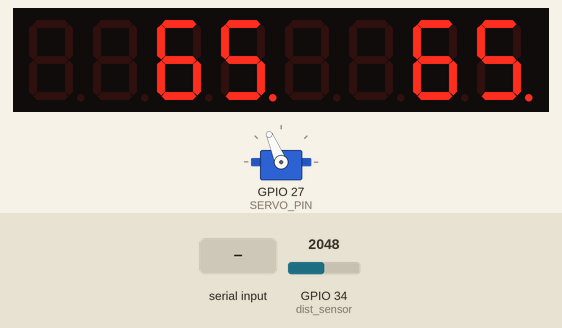
This program was run on a simulated ESP32. On the bench: 8-digit seven-segment display, servo. Wiring (inferred from the names in the program): 2 × MAX7219 LED driver: data GPIO 23; clock GPIO 18; CS GPIO 5. The test bench sets the inputs (shaded band); at power-on: GPIO 34 (dist_sensor) = 2048. Servo pulses on a pin are drawn as a servo (544–2400 µs = 0–180°); what the program prints to the serial monitor is not drawn.

Above: at 1.2 s.
1.3 s: GPIO 34 (dist_sensor) set to 2866
At 2.8 s:
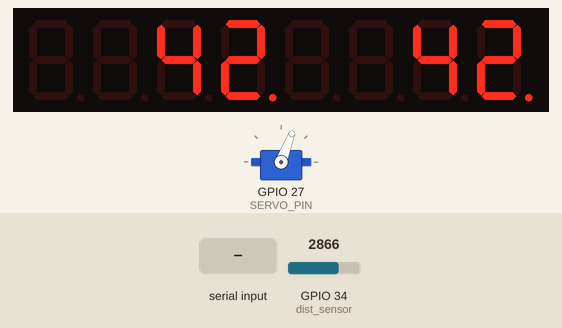
3.7 s: "set:1\n" received over Serial
At 5.2 s:
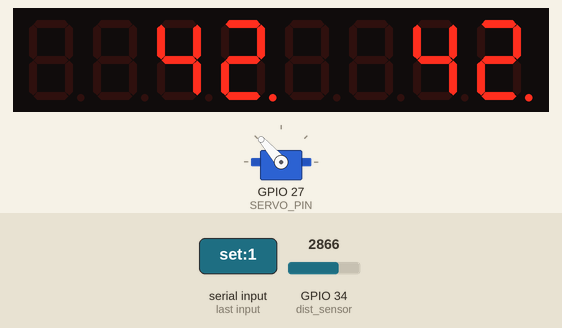
5.5 s: GPIO 34 (dist_sensor) set to 1228
At 6.1 s:
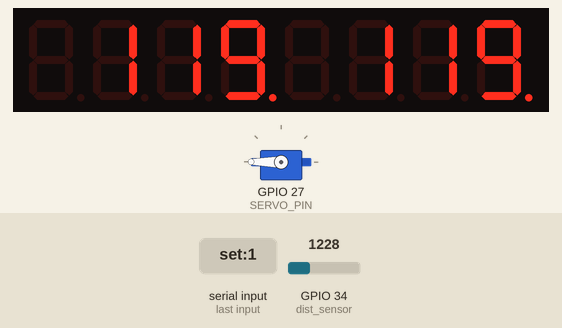
7.0 s: "set:150\n" received over Serial
At 8.2 s:
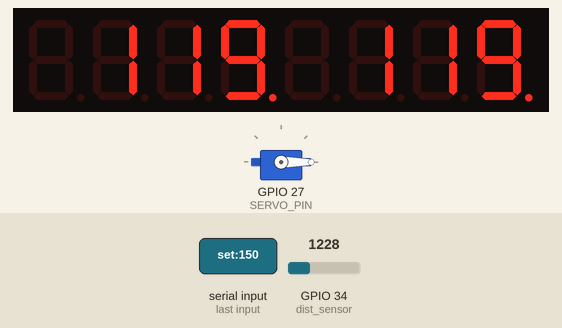
8.5 s: "setpoint:1\n" received over Serial
At 9.5 s:
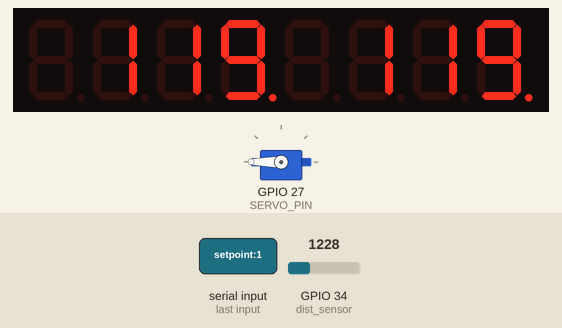
10.0 s: GPIO 34 (dist_sensor) set to 2047
At 10.9 s:
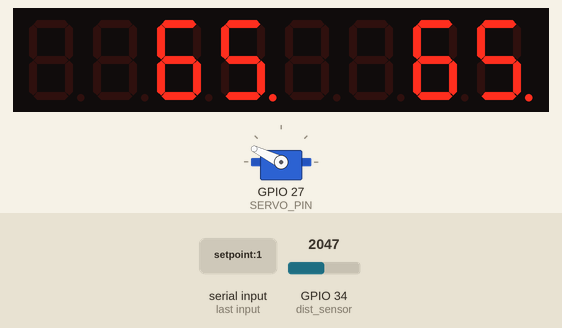
Timing chart, 0 to 12.5 s (numbered marks = the images above; inputs shaded):
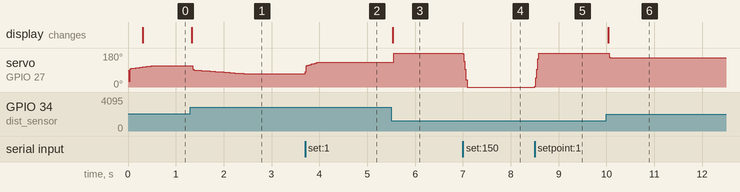

The program:

main.cpp
```cpp
#include <Arduino.h>

// ===== SERVO PWM SETUP (ESP32 LEDC) =====
const int SERVO_PIN = 27;          // GPIO 27 for servo signal
const int SERVO_CHANNEL = 0;       // PWM channel 0
const int SERVO_FREQ_HZ = 50;      // 50 Hz for servo
const int SERVO_RES_BITS = 16;     // 16-bit resolution

// ===== MAX7219 7-SEGMENT DISPLAY =====
const int MAX7219_DIN_PIN = 23;
const int MAX7219_CLK_PIN = 18;
const int MAX7219_CS_PIN = 5;

// ===== SENSOR SELECTION =====
// Uncomment one of the following to select sensor type:
// #define USE_HC_SR04        // HC-SR04 ultrasonic sensor
#define USE_ANALOG_SENSOR  // Original analog distance sensor on GPIO A1

#ifdef USE_HC_SR04
  const int TRIG_PIN = 25;   // GPIO 25 for HC-SR04 trigger
  const int ECHO_PIN = 33;   // GPIO 33 for HC-SR04 echo
#else
  #define dist_sensor 34    // Analog sensor on A1
#endif

bool initServoPwm()
{
  double actualFreq = ledcSetup(SERVO_CHANNEL, SERVO_FREQ_HZ, SERVO_RES_BITS);
  if (actualFreq <= 0) {
    return false;
  }
  ledcAttachPin(SERVO_PIN, SERVO_CHANNEL);
  return true;
}

void writeServoAngle(int angle)
{
  angle = constrain(angle, 0, 180);
  // For 50Hz: full period = 20000us
  // 0° = 500us (2.5%), 180° = 2400us (12%)
  int pulseUs = map(angle, 0, 180, 500, 2400);
  const uint32_t maxDuty = (1UL << SERVO_RES_BITS) - 1;
  uint32_t duty = (uint32_t)((pulseUs * maxDuty) / 20000UL);
  ledcWrite(SERVO_CHANNEL, duty);
}

void max7219Send(byte reg, byte data)
{
  digitalWrite(MAX7219_CS_PIN, LOW);

  for (int bit = 7; bit >= 0; bit--) {
    digitalWrite(MAX7219_CLK_PIN, LOW);
    digitalWrite(MAX7219_DIN_PIN, (reg >> bit) & 0x01);
    digitalWrite(MAX7219_CLK_PIN, HIGH);
  }

  for (int bit = 7; bit >= 0; bit--) {
    digitalWrite(MAX7219_CLK_PIN, LOW);
    digitalWrite(MAX7219_DIN_PIN, (data >> bit) & 0x01);
    digitalWrite(MAX7219_CLK_PIN, HIGH);
  }

  digitalWrite(MAX7219_CS_PIN, HIGH);
}

void initDisplay()
{
  pinMode(MAX7219_DIN_PIN, OUTPUT);
  pinMode(MAX7219_CLK_PIN, OUTPUT);
  pinMode(MAX7219_CS_PIN, OUTPUT);

  digitalWrite(MAX7219_CLK_PIN, HIGH);
  digitalWrite(MAX7219_CS_PIN, HIGH);

  max7219Send(0x0F, 0x00); // display test off
  max7219Send(0x09, 0x0F); // decode mode for all digits
  max7219Send(0x0B, 0x03); // scan digits 0..3
  max7219Send(0x0A, 0x08); // intensity
  max7219Send(0x0C, 0x01); // normal operation

  for (int digit = 1; digit <= 4; digit++) {
    max7219Send(digit, 0x0F); // blank
  }
}

void GP2Y0A41SK0F(double dist)
{
  if (dist < 0) {
    for (int digit = 1; digit <= 4; digit++) {
      max7219Send(digit, 0x0A); // dash
    }
    return;
  }

  int distTenth = (int)(dist * 10.0 + 0.5);
  int whole = distTenth / 10;
  int tenth = distTenth % 10;

  int digits[4] = {0x0F, 0x0F, 0x0F, 0x0F};
  digits[0] = tenth | 0x80; // decimal point after tenths digit

  for (int pos = 1; pos <= 3; pos++) {
    digits[pos] = whole % 10;
    whole /= 10;
    if (whole == 0 && pos < 3) {
      break;
    }
  }

  for (int digit = 1; digit <= 4; digit++) {
    max7219Send(digit, (byte)digits[digit - 1]);
  }
}

int potpin = A0;  // Potentiometer connected to A0

int val;          // Variable to store potentiometer value
unsigned long previousMillis = 0;
const long interval_write_servo = 5;  // Update every 15ms instead of delay(15)
#ifdef USE_HC_SR04
  const long RANGE_READ_INTERVAL_MS = 65; // HC-SR04 needs ~60ms between measurements
  unsigned long lastRangeReadMs = 0;
#endif
double prevError = 0;
double integral = 0;  // Accumulated error for integral term
double Kp = 10.0;
double Ki = 0.01;
double Kd = 2.0;
double distance;
double rawDistance;
double filteredDistance = -1.0;
double setpoint = 5.0;
double output;  // PID controller output
double error;   // Current error for display
int sensorRaw;
float voltage;
bool manualServoOverride = false;
int manualServoAngle = 90;
double filteredServoAngle = 90.0;
double lastPidOutput = 0.0;
double prevControlDistance = -1.0;
double filteredDerivative = 0.0;

// ===== timing =====
const unsigned long ADC_INTERVAL_US = 500;   // 2kHz
unsigned long lastAdcUs = 0;

// ===== sensor filtering =====
const int MEDIAN_SIZE = 50;
uint16_t adcBuffer[MEDIAN_SIZE];
int adcIndex = 0;
bool adcFilled = false;

const double DISTANCE_FILTER_ALPHA = 0.10;

const double PID_DERIVATIVE_ALPHA = 0.85;
const double PID_OUTPUT_ALPHA = 0.35;

const double PID_ERROR_DEADBAND_CM = 0.10;

const double SERVO_FILTER_ALPHA = 0.25;
const double SERVO_DEADBAND_DEG = 1.0;
const double SERVO_RATE_LIMIT_DEG = 3.0;
// Calibrated from user measurements:
// 5.4 cm printed -> 4.0 cm actual
// 11.3 cm printed -> 10.0 cm actual
const double DISTANCE_CAL_SCALE = 1.0169491525;
const double DISTANCE_CAL_OFFSET = -1.4915254237;

unsigned long loopCounter = 0;
unsigned long loopTimer = 0;
unsigned long savedCount = 0;
unsigned long adcCount = 0;
unsigned long controlCount = 0;
unsigned long savedAdcCount = 0;
unsigned long savedControlCount = 0;
unsigned long telemetryIntervalMs = 50;
unsigned long lastTelemetryMs = 0;

void setup()
{
  Serial.begin(115200);
  initDisplay();

#ifdef USE_ANALOG_SENSOR
  analogSetPinAttenuation(dist_sensor, ADC_11db);
#endif

  // Initialize servo PWM
  if (!initServoPwm()) {
    Serial.println("ERROR: Failed to initialize servo PWM!");
  }
  writeServoAngle(90);  // Center servo

  #ifdef USE_HC_SR04
    pinMode(TRIG_PIN, OUTPUT);
    pinMode(ECHO_PIN, INPUT);
    digitalWrite(TRIG_PIN, LOW);
    delayMicroseconds(2);
  #endif
}

#ifdef USE_HC_SR04
bool measureEchoPulseUs(unsigned long timeoutUs, unsigned long &pulseWidthUs)
{
  unsigned long startWait = micros();
  while (digitalRead(ECHO_PIN) == LOW) {
    if ((unsigned long)(micros() - startWait) > timeoutUs) {
      return false;
    }
  }

  unsigned long pulseStart = micros();
  while (digitalRead(ECHO_PIN) == HIGH) {
    if ((unsigned long)(micros() - pulseStart) > timeoutUs) {
      return false;
    }
  }

  pulseWidthUs = (unsigned long)(micros() - pulseStart);
  return true;
}

double readHC_SR04() {
  // Send 10us trigger pulse
  digitalWrite(TRIG_PIN, LOW);
  delayMicroseconds(2);
  digitalWrite(TRIG_PIN, HIGH);
  delayMicroseconds(5);
  digitalWrite(TRIG_PIN, LOW);

  // Measure pulse duration on echo pin
  unsigned long pulseWidthUs = 0;
  if (measureEchoPulseUs(50000, pulseWidthUs)) {
    // distance(cm) = (time_us * speed_of_sound_cm_per_us) / 2
    double dist = (pulseWidthUs * 0.0343) / 2.0;
    if (dist >= 2.0 && dist <= 400.0) {
      return dist;
    }
  }
  return -1.0;  // No valid echo
}
#endif
uint16_t median9(uint16_t* arr)
{
  uint16_t temp[MEDIAN_SIZE];

  for (int i = 0; i < MEDIAN_SIZE; i++)
    temp[i] = arr[i];

  for (int i = 0; i < MEDIAN_SIZE - 1; i++)
  {
    for (int j = i + 1; j < MEDIAN_SIZE; j++)
    {
      if (temp[j] < temp[i])
      {
        uint16_t t = temp[i];
        temp[i] = temp[j];
        temp[j] = t;
      }
    }
  }

  return temp[MEDIAN_SIZE / 2];
}
void leesSensorEnPot()
{
  #ifdef USE_HC_SR04
    // Read distance from HC-SR04 no faster than sensor can handle
    if (millis() - lastRangeReadMs >= RANGE_READ_INTERVAL_MS) {
      lastRangeReadMs = millis();
      distance = readHC_SR04();
    }

    if (distance > 0 && distance <= 30) {
      // Serial.print("Distance: ");
      // Serial.print(distance);
      // Serial.println(" cm (HC-SR04)");
    } else if (distance > 30) {
      // Serial.println("Out of range (HC-SR04)");
    } else {
      // Serial.println("HC-SR04 no echo");
    }
  #else
    // sample ADC continuously at 2kHz
    // if (micros() - lastAdcUs >= ADC_INTERVAL_US)
    // {
      lastAdcUs = micros();

      adcBuffer[adcIndex] =
          analogRead(dist_sensor);
      adcCount++;

      adcIndex++;
      if (adcIndex >= MEDIAN_SIZE)
      {
        adcIndex = 0;
        adcFilled = true;
      }
    // }

    // only update measurement once enough samples
    if (!adcFilled)
      return;

    // median kills spikes
    sensorRaw =
        median9(adcBuffer);

    // use ESP32 calibrated ADC
    voltage =
        sensorRaw * 3.3 / 4095.0;

    if (voltage > 0.10)
    {
      rawDistance =
          13.0 / voltage;

      distance =
          DISTANCE_CAL_SCALE * rawDistance +
          DISTANCE_CAL_OFFSET;

      distance =
          constrain(distance, 4.0, 30.0);

      if (filteredDistance < 0)
      {
        filteredDistance = distance;
      }
      else
      {
        filteredDistance =
            DISTANCE_FILTER_ALPHA * distance +
            (1.0 - DISTANCE_FILTER_ALPHA) *
            filteredDistance;
      }
    }

    GP2Y0A41SK0F(distance);
    if (distance <= 30) {
      // Serial.print("Distance: ");
      // Serial.print(distance);
      // Serial.println(" cm");
    } else {
      Serial.println("Out of range");
    }
  #endif

  // setpoint = analogRead(potpin);
  // setpoint = map(setpoint, 0, 1023, 4, 30);
}

double PD_regelaar()
{
  // Bereken fout
  double controlDistance = (filteredDistance >= 0) ? filteredDistance : distance;
  if (controlDistance < 0) {
    return lastPidOutput;
  }

  if (prevControlDistance < 0) {
    prevControlDistance = controlDistance;
  }

  error = setpoint - controlDistance;
  if (fabs(error) < PID_ERROR_DEADBAND_CM) {
    error = 0.0;
  }

  // Differentiate the measured distance instead of the error to avoid setpoint kick.
  double measurementDelta = controlDistance - prevControlDistance;
  prevControlDistance = controlDistance;

  const double dt = 0.015;
  double derivative =
      -measurementDelta / dt;
  // double derivative = -measurementDelta;
  filteredDerivative = PID_DERIVATIVE_ALPHA * filteredDerivative + (1.0 - PID_DERIVATIVE_ALPHA) * derivative;

  integral += error;  // Accumulate error for integral term

  // Limit integral windup
  integral = constrain(integral, -1000, 1000);
  // Ki = 0;
  prevError = error;

  // PID uitgang
  double rawOutput = Kp * error + Ki * integral + Kd * filteredDerivative;
  lastPidOutput = PID_OUTPUT_ALPHA * lastPidOutput + (1.0 - PID_OUTPUT_ALPHA) * rawOutput;
  return lastPidOutput;
}

void handleSerialCommand()
{
  if (Serial.available()) {
    String cmd = Serial.readStringUntil('\n');
    cmd.trim();
    Serial.printf("serial input: %s", cmd);
    if (cmd.length() == 0) return;

    String cmdLower = cmd;
    cmdLower.toLowerCase();

    if (cmdLower == "auto") {
      manualServoOverride = false;
      Serial.println("Servo mode: AUTO");
      return;
    }

    // Parse command format: "set:value" or "setpoint:value"
    int colonIdx = cmd.indexOf(':');
    if (colonIdx > 0) {
      String param = cmd.substring(0, colonIdx);
      String valueStr = cmd.substring(colonIdx + 1);

      param.toLowerCase();
      String valueLower = valueStr;
      valueLower.toLowerCase();

      if (param == "set" || param == "setpoint") {
        double newSetpoint = valueStr.toFloat();
        setpoint = newSetpoint;
        Serial.printf("Setpoint updated to: %.2f\n", setpoint);
      }
      else if (param == "kp") {
        double newKp = valueStr.toFloat();
        Kp = newKp;
        Serial.printf("Kp updated to: %.2f\n", Kp);
      }
      else if (param == "kd") {
        double newKd = valueStr.toFloat();
        Kd = newKd;
        Serial.printf("Kd updated to: %.2f\n", Kd);
      }
      else if (param == "ki") {
        double newKi = valueStr.toFloat();
        Ki = newKi;
        Serial.printf("Ki updated to: %.3f\n", Ki);
      }
      else if (param == "reset") {
        integral = 0;
        prevError = 0;
        prevControlDistance = -1.0;
        filteredDerivative = 0.0;
        lastPidOutput = 0.0;
        Serial.println("PID state reset");
      }
      else if (param == "angle" || param == "servo") {
        manualServoAngle = constrain((int)round(valueStr.toFloat()), 0, 180);
        manualServoOverride = true;
        Serial.printf("Servo mode: MANUAL | Angle: %d\n", manualServoAngle);
      }
      else if (param == "manual") {
        if (valueLower == "1" || valueLower == "on") {
          manualServoOverride = true;
          Serial.printf("Servo mode: MANUAL | Angle: %d\n", manualServoAngle);
        } else if (valueLower == "0" || valueLower == "off") {
          manualServoOverride = false;
          Serial.println("Servo mode: AUTO");
        }
      }
    }
  }
}

void loop()
{
  unsigned long currentMillis = millis();

  handleSerialCommand();

  leesSensorEnPot();
  // displayDistance(distance);

  output = constrain(PD_regelaar(), -90, 90); // Beperk beweging

  // Zet om naar servo positie (0-180 graden)
  double autoServoAngle = 90.0 - output;
  autoServoAngle = constrain(autoServoAngle, 0.0, 180.0);

  if (!manualServoOverride) {
    double delta = autoServoAngle - filteredServoAngle;
    delta = constrain(delta, -SERVO_RATE_LIMIT_DEG, SERVO_RATE_LIMIT_DEG);
    filteredServoAngle += delta;
    if (fabs(filteredServoAngle - autoServoAngle) < SERVO_DEADBAND_DEG) {
      filteredServoAngle = autoServoAngle;
    }
  } else {
    filteredServoAngle = manualServoAngle;
  }

  loopCounter++;
    // Serial.printf("millis() - loopTimer:%lu\n\n", millis() - loopTimer);

  if (millis() - loopTimer >= 1000)
  {
    savedCount = loopCounter;
    savedAdcCount = adcCount;
    savedControlCount = controlCount;
    // Serial.printf("LoopsPerSec:%lu | ADC/s:%lu | Control/s:%lu\n", savedCount, savedAdcCount, savedControlCount);
    loopCounter = 0;
    adcCount = 0;
    controlCount = 0;
    loopTimer = millis();
  }

  int servoAngle = (int)round(filteredServoAngle);

  if (currentMillis - previousMillis >= interval_write_servo) {
    controlCount++;
    previousMillis = currentMillis;
    writeServoAngle(servoAngle);
  }

  if (currentMillis - lastTelemetryMs >= telemetryIntervalMs) {
    lastTelemetryMs = currentMillis;
    // Plot-friendly line: values stay numeric and label each signal.
    Serial.printf("Plot,Mode:%d,Set:%.2f,Raw:%d,Volt:%.3f,Dist:%.2f,DistF:%.2f,Err:%.2f,Int:%.2f,Out:%.2f,Servo:%.2f,Kp:%.2f,Ki:%.3f,Kd:%.2f,LoopCount:%lu,ADC:%lu,Control:%lu\n",
                  manualServoOverride ? 1 : 0, setpoint, sensorRaw, voltage, distance, filteredDistance, error, integral, output, filteredServoAngle, Kp, Ki, Kd, savedCount, savedAdcCount, savedControlCount);
  }
}
```

Measured:
- after the input at 1.3 s, servo on GPIO 27 (SERVO_PIN): moves from 113° to 69° over 1.2 s, starting after 0.05 s; the display: changes at once (image 1)
- after the input at 3.7 s, servo on GPIO 27 (SERVO_PIN): moves from 69° to 131° over 0.27 s, starting at once
- after the input at 5.5 s, servo on GPIO 27 (SERVO_PIN): 131° → 180° after 0.06 s; the display: changes at once (image 3)
- after the input at 7.0 s, servo on GPIO 27 (SERVO_PIN): 180° → 0° at once
- after the input at 8.5 s, servo on GPIO 27 (SERVO_PIN): 0° → 180° at once
- after the input at 10.0 s, servo on GPIO 27 (SERVO_PIN): 180° → 154° after 0.06 s; the display: changes at once (image 6)
